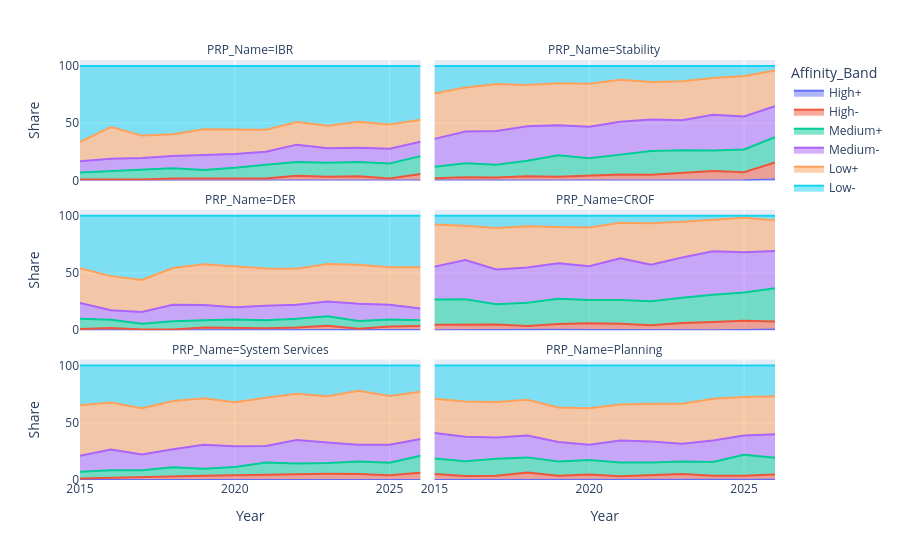

Notebook code cell kept with this figure:
### Markdown cell above
# TPWRS PRP Publications by Year: Six Affinity Bands

### Code cell
from pathlib import Path

import pandas as pd
import plotly.express as px

repo_root = Path.cwd().resolve().parent if Path.cwd().name == "notebooks" else Path.cwd().resolve()
benchmark_root = repo_root / "data" / "results" / "affinity_benchmark"
mapping_path = repo_root / "data" / "processed" / "ra_grouping_ra2025.csv"
band_order = ["Low-", "Low+", "Medium-", "Medium+", "High-", "High+"]
programme_order = ["IBR", "Stability", "DER", "CROF", "System Services", "Planning"]


def load_programme_mapping():
    programme_mapping = pd.read_csv(mapping_path)[["RA2025", "Grouping"]]
    return (
        programme_mapping
        .dropna()
        .drop_duplicates()
        .rename(columns={"RA2025": "RA2025_ID", "Grouping": "PRP_Name"})
    )


def assign_programme_bands(ra_adjudication_df):
    programme_mapping = load_programme_mapping()
    question_scores = ra_adjudication_df.copy()
    question_scores["RA2025_ID"] = pd.to_numeric(question_scores["RA2025_ID"], errors="coerce")
    question_scores["Final_Affinity"] = pd.to_numeric(question_scores["Final_Affinity"], errors="coerce")
    programme_mapping["RA2025_ID"] = pd.to_numeric(programme_mapping["RA2025_ID"], errors="coerce")
    question_scores = question_scores.merge(programme_mapping, on="RA2025_ID", how="left")
    question_scores = question_scores.dropna(
        subset=["Abstract_Index", "PRP_Name", "RA2025_ID", "Final_Affinity"]
    )
    programme_scores = (
        question_scores
        .sort_values(
            ["Abstract_Index", "PRP_Name", "Final_Affinity", "RA2025_ID"],
            ascending=[True, True, False, True],
        )
        .drop_duplicates(["Abstract_Index", "PRP_Name"], keep="first")
        .rename(
            columns={
                "RA2025_ID": "Highest_Question_ID",
                "RA_Question": "Highest_Question_Text",
                "Final_Affinity": "Highest_Question_Affinity",
            }
        )
    )
    programme_scores["Affinity_Band"] = pd.cut(
        programme_scores["Highest_Question_Affinity"],
        bins=[0, 20, 40, 60, 80, 100, 120],
        labels=band_order,
        include_lowest=True,
    )
    return programme_scores


assignments_df = pd.concat(
    [
        assign_programme_bands(pd.read_csv(path)).assign(
            Year=int(path.parent.name.split("_")[1])
        )
        for path in sorted(benchmark_root.glob("tpwrs_*/adjudicated_ra_affinities.csv"))
    ],
    ignore_index=True,
 )

papers_per_year = assignments_df.groupby("Year")["Abstract_Index"].nunique()
coverage_bands = (
    assignments_df
    .groupby(["Year", "PRP_Name", "Affinity_Band"], observed=True)["Abstract_Index"]
    .nunique()
    .rename("Papers")
    .reindex(
        pd.MultiIndex.from_product(
            [papers_per_year.index, programme_order, band_order],
            names=["Year", "PRP_Name", "Affinity_Band"],
        ),
        fill_value=0,
    )
    .reset_index()
    .merge(papers_per_year.rename("Papers_Total"), on="Year")
 )
coverage_bands["Share"] = 100 * coverage_bands["Papers"] / coverage_bands["Papers_Total"]
coverage_bands["Affinity_Band"] = pd.Categorical(
    coverage_bands["Affinity_Band"], categories=band_order, ordered=True
 )


figure = px.area(
    coverage_bands,
    x="Year",
    y="Share",
    color="Affinity_Band",
    facet_col="PRP_Name",
    facet_col_wrap=2,
    category_orders={
        "PRP_Name": programme_order,
        "Affinity_Band": band_order[::-1],
    },
 )
# figure.update_yaxes(range=[0, 80])
figure.show()

### Figure 1 — Plotly figure (JSON) as saved in the notebook; plotly's stock layout.template omitted (floating-point values rounded to 4 significant figures)
{"data": [{"fillpattern": {"shape": ""}, "hovertemplate": "Affinity_Band=High+<br>PRP_Name=IBR<br>Year=%{x}<br>Share=%{y}<extra></extra>", "legendgroup": "High+", "line": {"color": "#636efa"}, "marker": {"symbol": "circle"}, "mode": "lines", "name": "High+", "orientation": "v", "showlegend": true, "stackgroup": "1", "type": "scatter", "x": [2015, 2016, 2017, 2018, 2019, 2020, 2021, 2022, 2023, 2024, 2025, 2026], "xaxis": "x5", "y": [0.0, 0.0, 0.0, 0.0, 0.0, 0.0, 0.0, 0.0, 0.0, 0.0, 0.0, 0.0], "yaxis": "y5"}, {"fillpattern": {"shape": ""}, "hovertemplate": "Affinity_Band=High-<br>PRP_Name=IBR<br>Year=%{x}<br>Share=%{y}<extra></extra>", "legendgroup": "High-", "line": {"color": "#EF553B"}, "marker": {"symbol": "circle"}, "mode": "lines", "name": "High-", "orientation": "v", "showlegend": true, "stackgroup": "1", "type": "scatter", "x": [2015, 2016, 2017, 2018, 2019, 2020, 2021, 2022, 2023, 2024, 2025, 2026], "xaxis": "x5", "y": [0.838, 0.565, 0.8032, 1.707, 1.566, 2.07, 1.61, 3.991, 3.206, 3.654, 1.77, 5.587], "yaxis": "y5"}, {"fillpattern": {"shape": ""}, "hovertemplate": "Affinity_Band=Medium+<br>PRP_Name=IBR<br>Year=%{x}<br>Share=%{y}<extra></extra>", "legendgroup": "Medium+", "line": {"color": "#00cc96"}, "marker": {"symbol": "circle"}, "mode": "lines", "name": "Medium+", "orientation": "v", "showlegend": true, "stackgroup": "1", "type": "scatter", "x": [2015, 2016, 2017, 2018, 2019, 2020, 2021, 2022, 2023, 2024, 2025, 2026], "xaxis": "x5", "y": [6.145, 7.721, 8.434, 8.962, 7.632, 8.903, 12.16, 12.2, 12.22, 12.46, 13.05, 15.64], "yaxis": "y5"}, {"fillpattern": {"shape": ""}, "hovertemplate": "Affinity_Band=Medium-<br>PRP_Name=IBR<br>Year=%{x}<br>Share=%{y}<extra></extra>", "legendgroup": "Medium-", "line": {"color": "#ab63fa"}, "marker": {"symbol": "circle"}, "mode": "lines", "name": "Medium-", "orientation": "v", "showlegend": true, "stackgroup": "1", "type": "scatter", "x": [2015, 2016, 2017, 2018, 2019, 2020, 2021, 2022, 2023, 2024, 2025, 2026], "xaxis": "x5", "y": [9.777, 10.73, 10.44, 10.67, 13.11, 12.01, 11.27, 15.08, 12.63, 12.46, 12.83, 12.57], "yaxis": "y5"}, {"fillpattern": {"shape": ""}, "hovertemplate": "Affinity_Band=Low+<br>PRP_Name=IBR<br>Year=%{x}<br>Share=%{y}<extra></extra>", "legendgroup": "Low+", "line": {"color": "#FFA15A"}, "marker": {"symbol": "circle"}, "mode": "lines", "name": "Low+", "orientation": "v", "showlegend": true, "stackgroup": "1", "type": "scatter", "x": [2015, 2016, 2017, 2018, 2019, 2020, 2021, 2022, 2023, 2024, 2025, 2026], "xaxis": "x5", "y": [17.04, 27.68, 19.48, 18.92, 22.31, 21.53, 19.32, 19.73, 19.84, 22.59, 21.24, 19.27], "yaxis": "y5"}, {"fillpattern": {"shape": ""}, "hovertemplate": "Affinity_Band=Low-<br>PRP_Name=IBR<br>Year=%{x}<br>Share=%{y}<extra></extra>", "legendgroup": "Low-", "line": {"color": "#19d3f3"}, "marker": {"symbol": "circle"}, "mode": "lines", "name": "Low-", "orientation": "v", "showlegend": true, "stackgroup": "1", "type": "scatter", "x": [2015, 2016, 2017, 2018, 2019, 2020, 2021, 2022, 2023, 2024, 2025, 2026], "xaxis": "x5", "y": [66.2, 53.3, 60.84, 59.74, 55.38, 55.49, 55.64, 49.0, 52.1, 48.84, 51.11, 46.93], "yaxis": "y5"}, {"fillpattern": {"shape": ""}, "hovertemplate": "Affinity_Band=High+<br>PRP_Name=Stability<br>Year=%{x}<br>Share=%{y}<extra></extra>", "legendgroup": "High+", "line": {"color": "#636efa"}, "marker": {"symbol": "circle"}, "mode": "lines", "name": "High+", "orientation": "v", "showlegend": false, "stackgroup": "1", "type": "scatter", "x": [2015, 2016, 2017, 2018, 2019, 2020, 2021, 2022, 2023, 2024, 2025, 2026], "xaxis": "x6", "y": [0.0, 0.0, 0.0, 0.0, 0.1957, 0.0, 0.3578, 0.0, 0.2004, 0.1661, 0.2212, 0.838], "yaxis": "y6"}, {"fillpattern": {"shape": ""}, "hovertemplate": "Affinity_Band=High-<br>PRP_Name=Stability<br>Year=%{x}<br>Share=%{y}<extra></extra>", "legendgroup": "High-", "line": {"color": "#EF553B"}, "marker": {"symbol": "circle"}, "mode": "lines", "name": "High-", "orientation": "v", "showlegend": false, "stackgroup": "1", "type": "scatter", "x": [2015, 2016, 2017, 2018, 2019, 2020, 2021, 2022, 2023, 2024, 2025, 2026], "xaxis": "x6", "y": [1.955, 2.825, 2.61, 3.556, 2.935, 4.141, 4.83, 4.878, 6.012, 7.973, 6.858, 14.8], "yaxis": "y6"}, {"fillpattern": {"shape": ""}, "hovertemplate": "Affinity_Band=Medium+<br>PRP_Name=Stability<br>Year=%{x}<br>Share=%{y}<extra></extra>", "legendgroup": "Medium+", "line": {"color": "#00cc96"}, "marker": {"symbol": "circle"}, "mode": "lines", "name": "Medium+", "orientation": "v", "showlegend": false, "stackgroup": "1", "type": "scatter", "x": [2015, 2016, 2017, 2018, 2019, 2020, 2021, 2022, 2023, 2024, 2025, 2026], "xaxis": "x6", "y": [10.06, 12.24, 11.04, 13.66, 18.79, 15.32, 17.35, 20.84, 20.24, 18.11, 19.91, 22.07], "yaxis": "y6"}, {"fillpattern": {"shape": ""}, "hovertemplate": "Affinity_Band=Medium-<br>PRP_Name=Stability<br>Year=%{x}<br>Share=%{y}<extra></extra>", "legendgroup": "Medium-", "line": {"color": "#ab63fa"}, "marker": {"symbol": "circle"}, "mode": "lines", "name": "Medium-", "orientation": "v", "showlegend": false, "stackgroup": "1", "type": "scatter", "x": [2015, 2016, 2017, 2018, 2019, 2020, 2021, 2022, 2023, 2024, 2025, 2026], "xaxis": "x6", "y": [24.3, 27.68, 29.52, 30.16, 26.22, 27.54, 28.8, 27.49, 26.05, 31.23, 28.98, 27.09], "yaxis": "y6"}, {"fillpattern": {"shape": ""}, "hovertemplate": "Affinity_Band=Low+<br>PRP_Name=Stability<br>Year=%{x}<br>Share=%{y}<extra></extra>", "legendgroup": "Low+", "line": {"color": "#FFA15A"}, "marker": {"symbol": "circle"}, "mode": "lines", "name": "Low+", "orientation": "v", "showlegend": false, "stackgroup": "1", "type": "scatter", "x": [2015, 2016, 2017, 2018, 2019, 2020, 2021, 2022, 2023, 2024, 2025, 2026], "xaxis": "x6", "y": [39.66, 38.42, 41.16, 36.13, 36.79, 37.47, 36.67, 32.82, 34.27, 32.06, 35.4, 31.28], "yaxis": "y6"}, {"fillpattern": {"shape": ""}, "hovertemplate": "Affinity_Band=Low-<br>PRP_Name=Stability<br>Year=%{x}<br>Share=%{y}<extra></extra>", "legendgroup": "Low-", "line": {"color": "#19d3f3"}, "marker": {"symbol": "circle"}, "mode": "lines", "name": "Low-", "orientation": "v", "showlegend": false, "stackgroup": "1", "type": "scatter", "x": [2015, 2016, 2017, 2018, 2019, 2020, 2021, 2022, 2023, 2024, 2025, 2026], "xaxis": "x6", "y": [24.02, 18.83, 15.66, 16.5, 15.07, 15.53, 11.99, 13.97, 13.23, 10.47, 8.628, 3.911], "yaxis": "y6"}, {"fillpattern": {"shape": ""}, "hovertemplate": "Affinity_Band=High+<br>PRP_Name=DER<br>Year=%{x}<br>Share=%{y}<extra></extra>", "legendgroup": "High+", "line": {"color": "#636efa"}, "marker": {"symbol": "circle"}, "mode": "lines", "name": "High+", "orientation": "v", "showlegend": false, "stackgroup": "1", "type": "scatter", "x": [2015, 2016, 2017, 2018, 2019, 2020, 2021, 2022, 2023, 2024, 2025, 2026], "xaxis": "x3", "y": [0.0, 0.0, 0.0, 0.0, 0.0, 0.0, 0.1789, 0.0, 0.0, 0.0, 0.2212, 0.2793], "yaxis": "y3"}, {"fillpattern": {"shape": ""}, "hovertemplate": "Affinity_Band=High-<br>PRP_Name=DER<br>Year=%{x}<br>Share=%{y}<extra></extra>", "legendgroup": "High-", "line": {"color": "#EF553B"}, "marker": {"symbol": "circle"}, "mode": "lines", "name": "High-", "orientation": "v", "showlegend": false, "stackgroup": "1", "type": "scatter", "x": [2015, 2016, 2017, 2018, 2019, 2020, 2021, 2022, 2023, 2024, 2025, 2026], "xaxis": "x3", "y": [1.117, 1.883, 0.6024, 0.7112, 2.348, 1.863, 1.61, 2.439, 3.808, 1.163, 3.097, 3.352], "yaxis": "y3"}, {"fillpattern": {"shape": ""}, "hovertemplate": "Affinity_Band=Medium+<br>PRP_Name=DER<br>Year=%{x}<br>Share=%{y}<extra></extra>", "legendgroup": "Medium+", "line": {"color": "#00cc96"}, "marker": {"symbol": "circle"}, "mode": "lines", "name": "Medium+", "orientation": "v", "showlegend": false, "stackgroup": "1", "type": "scatter", "x": [2015, 2016, 2017, 2018, 2019, 2020, 2021, 2022, 2023, 2024, 2025, 2026], "xaxis": "x3", "y": [8.939, 7.345, 5.02, 7.112, 6.458, 7.453, 6.977, 7.539, 8.417, 6.811, 5.973, 5.028], "yaxis": "y3"}, {"fillpattern": {"shape": ""}, "hovertemplate": "Affinity_Band=Medium-<br>PRP_Name=DER<br>Year=%{x}<br>Share=%{y}<extra></extra>", "legendgroup": "Medium-", "line": {"color": "#ab63fa"}, "marker": {"symbol": "circle"}, "mode": "lines", "name": "Medium-", "orientation": "v", "showlegend": false, "stackgroup": "1", "type": "scatter", "x": [2015, 2016, 2017, 2018, 2019, 2020, 2021, 2022, 2023, 2024, 2025, 2026], "xaxis": "x3", "y": [13.69, 8.286, 10.24, 14.51, 13.31, 10.77, 12.7, 12.2, 12.83, 15.12, 13.05, 10.34], "yaxis": "y3"}, {"fillpattern": {"shape": ""}, "hovertemplate": "Affinity_Band=Low+<br>PRP_Name=DER<br>Year=%{x}<br>Share=%{y}<extra></extra>", "legendgroup": "Low+", "line": {"color": "#FFA15A"}, "marker": {"symbol": "circle"}, "mode": "lines", "name": "Low+", "orientation": "v", "showlegend": false, "stackgroup": "1", "type": "scatter", "x": [2015, 2016, 2017, 2018, 2019, 2020, 2021, 2022, 2023, 2024, 2025, 2026], "xaxis": "x3", "y": [30.45, 29.76, 28.11, 32.01, 35.62, 35.61, 32.38, 31.49, 32.87, 34.05, 32.74, 36.03], "yaxis": "y3"}, {"fillpattern": {"shape": ""}, "hovertemplate": "Affinity_Band=Low-<br>PRP_Name=DER<br>Year=%{x}<br>Share=%{y}<extra></extra>", "legendgroup": "Low-", "line": {"color": "#19d3f3"}, "marker": {"symbol": "circle"}, "mode": "lines", "name": "Low-", "orientation": "v", "showlegend": false, "stackgroup": "1", "type": "scatter", "x": [2015, 2016, 2017, 2018, 2019, 2020, 2021, 2022, 2023, 2024, 2025, 2026], "xaxis": "x3", "y": [45.81, 52.73, 56.02, 45.66, 42.27, 44.31, 46.15, 46.34, 42.08, 42.86, 44.91, 44.97], "yaxis": "y3"}, {"fillpattern": {"shape": ""}, "hovertemplate": "Affinity_Band=High+<br>PRP_Name=CROF<br>Year=%{x}<br>Share=%{y}<extra></extra>", "legendgroup": "High+", "line": {"color": "#636efa"}, "marker": {"symbol": "circle"}, "mode": "lines", "name": "High+", "orientation": "v", "showlegend": false, "stackgroup": "1", "type": "scatter", "x": [2015, 2016, 2017, 2018, 2019, 2020, 2021, 2022, 2023, 2024, 2025, 2026], "xaxis": "x4", "y": [0.0, 0.1883, 0.2008, 0.1422, 0.3914, 0.207, 0.0, 0.0, 0.2004, 0.0, 0.2212, 0.5587], "yaxis": "y4"}, {"fillpattern": {"shape": ""}, "hovertemplate": "Affinity_Band=High-<br>PRP_Name=CROF<br>Year=%{x}<br>Share=%{y}<extra></extra>", "legendgroup": "High-", "line": {"color": "#EF553B"}, "marker": {"symbol": "circle"}, "mode": "lines", "name": "High-", "orientation": "v", "showlegend": false, "stackgroup": "1", "type": "scatter", "x": [2015, 2016, 2017, 2018, 2019, 2020, 2021, 2022, 2023, 2024, 2025, 2026], "xaxis": "x4", "y": [4.749, 4.52, 4.819, 3.556, 5.088, 5.797, 5.725, 4.435, 6.012, 7.143, 7.965, 6.983], "yaxis": "y4"}, {"fillpattern": {"shape": ""}, "hovertemplate": "Affinity_Band=Medium+<br>PRP_Name=CROF<br>Year=%{x}<br>Share=%{y}<extra></extra>", "legendgroup": "Medium+", "line": {"color": "#00cc96"}, "marker": {"symbol": "circle"}, "mode": "lines", "name": "Medium+", "orientation": "v", "showlegend": false, "stackgroup": "1", "type": "scatter", "x": [2015, 2016, 2017, 2018, 2019, 2020, 2021, 2022, 2023, 2024, 2025, 2026], "xaxis": "x4", "y": [22.07, 22.41, 17.67, 20.34, 22.11, 20.29, 20.57, 20.84, 22.24, 23.92, 24.78, 29.05], "yaxis": "y4"}, {"fillpattern": {"shape": ""}, "hovertemplate": "Affinity_Band=Medium-<br>PRP_Name=CROF<br>Year=%{x}<br>Share=%{y}<extra></extra>", "legendgroup": "Medium-", "line": {"color": "#ab63fa"}, "marker": {"symbol": "circle"}, "mode": "lines", "name": "Medium-", "orientation": "v", "showlegend": false, "stackgroup": "1", "type": "scatter", "x": [2015, 2016, 2017, 2018, 2019, 2020, 2021, 2022, 2023, 2024, 2025, 2026], "xaxis": "x4", "y": [28.77, 34.27, 30.32, 30.73, 30.92, 29.61, 36.67, 31.93, 35.07, 38.04, 35.18, 32.68], "yaxis": "y4"}, {"fillpattern": {"shape": ""}, "hovertemplate": "Affinity_Band=Low+<br>PRP_Name=CROF<br>Year=%{x}<br>Share=%{y}<extra></extra>", "legendgroup": "Low+", "line": {"color": "#FFA15A"}, "marker": {"symbol": "circle"}, "mode": "lines", "name": "Low+", "orientation": "v", "showlegend": false, "stackgroup": "1", "type": "scatter", "x": [2015, 2016, 2017, 2018, 2019, 2020, 2021, 2022, 2023, 2024, 2025, 2026], "xaxis": "x4", "y": [36.87, 29.94, 36.35, 36.13, 31.7, 33.95, 30.95, 36.36, 31.26, 27.24, 30.09, 26.82], "yaxis": "y4"}, {"fillpattern": {"shape": ""}, "hovertemplate": "Affinity_Band=Low-<br>PRP_Name=CROF<br>Year=%{x}<br>Share=%{y}<extra></extra>", "legendgroup": "Low-", "line": {"color": "#19d3f3"}, "marker": {"symbol": "circle"}, "mode": "lines", "name": "Low-", "orientation": "v", "showlegend": false, "stackgroup": "1", "type": "scatter", "x": [2015, 2016, 2017, 2018, 2019, 2020, 2021, 2022, 2023, 2024, 2025, 2026], "xaxis": "x4", "y": [7.542, 8.663, 10.64, 9.104, 9.785, 10.14, 6.082, 6.43, 5.21, 3.654, 1.77, 3.911], "yaxis": "y4"}, {"fillpattern": {"shape": ""}, "hovertemplate": "Affinity_Band=High+<br>PRP_Name=System Services<br>Year=%{x}<br>Share=%{y}<extra></extra>", "legendgroup": "High+", "line": {"color": "#636efa"}, "marker": {"symbol": "circle"}, "mode": "lines", "name": "High+", "orientation": "v", "showlegend": false, "stackgroup": "1", "type": "scatter", "x": [2015, 2016, 2017, 2018, 2019, 2020, 2021, 2022, 2023, 2024, 2025, 2026], "xaxis": "x", "y": [0.0, 0.0, 0.0, 0.2845, 0.3914, 0.0, 0.1789, 0.4435, 0.0, 0.0, 0.0, 0.0], "yaxis": "y"}, {"fillpattern": {"shape": ""}, "hovertemplate": "Affinity_Band=High-<br>PRP_Name=System Services<br>Year=%{x}<br>Share=%{y}<extra></extra>", "legendgroup": "High-", "line": {"color": "#EF553B"}, "marker": {"symbol": "circle"}, "mode": "lines", "name": "High-", "orientation": "v", "showlegend": false, "stackgroup": "1", "type": "scatter", "x": [2015, 2016, 2017, 2018, 2019, 2020, 2021, 2022, 2023, 2024, 2025, 2026], "xaxis": "x", "y": [1.397, 2.072, 2.61, 3.414, 3.327, 4.141, 4.114, 4.656, 5.411, 5.316, 4.204, 6.425], "yaxis": "y"}, {"fillpattern": {"shape": ""}, "hovertemplate": "Affinity_Band=Medium+<br>PRP_Name=System Services<br>Year=%{x}<br>Share=%{y}<extra></extra>", "legendgroup": "Medium+", "line": {"color": "#00cc96"}, "marker": {"symbol": "circle"}, "mode": "lines", "name": "Medium+", "orientation": "v", "showlegend": false, "stackgroup": "1", "type": "scatter", "x": [2015, 2016, 2017, 2018, 2019, 2020, 2021, 2022, 2023, 2024, 2025, 2026], "xaxis": "x", "y": [5.866, 6.403, 5.823, 7.397, 6.067, 7.246, 10.91, 9.313, 9.419, 10.8, 10.84, 14.8], "yaxis": "y"}, {"fillpattern": {"shape": ""}, "hovertemplate": "Affinity_Band=Medium-<br>PRP_Name=System Services<br>Year=%{x}<br>Share=%{y}<extra></extra>", "legendgroup": "Medium-", "line": {"color": "#ab63fa"}, "marker": {"symbol": "circle"}, "mode": "lines", "name": "Medium-", "orientation": "v", "showlegend": false, "stackgroup": "1", "type": "scatter", "x": [2015, 2016, 2017, 2018, 2019, 2020, 2021, 2022, 2023, 2024, 2025, 2026], "xaxis": "x", "y": [13.97, 18.08, 13.86, 15.79, 20.94, 18.01, 14.49, 20.62, 18.04, 14.78, 15.71, 14.53], "yaxis": "y"}, {"fillpattern": {"shape": ""}, "hovertemplate": "Affinity_Band=Low+<br>PRP_Name=System Services<br>Year=%{x}<br>Share=%{y}<extra></extra>", "legendgroup": "Low+", "line": {"color": "#FFA15A"}, "marker": {"symbol": "circle"}, "mode": "lines", "name": "Low+", "orientation": "v", "showlegend": false, "stackgroup": "1", "type": "scatter", "x": [2015, 2016, 2017, 2018, 2019, 2020, 2021, 2022, 2023, 2024, 2025, 2026], "xaxis": "x", "y": [44.13, 41.24, 40.36, 42.25, 40.7, 38.51, 42.22, 40.35, 40.28, 47.18, 42.7, 41.34], "yaxis": "y"}, {"fillpattern": {"shape": ""}, "hovertemplate": "Affinity_Band=Low-<br>PRP_Name=System Services<br>Year=%{x}<br>Share=%{y}<extra></extra>", "legendgroup": "Low-", "line": {"color": "#19d3f3"}, "marker": {"symbol": "circle"}, "mode": "lines", "name": "Low-", "orientation": "v", "showlegend": false, "stackgroup": "1", "type": "scatter", "x": [2015, 2016, 2017, 2018, 2019, 2020, 2021, 2022, 2023, 2024, 2025, 2026], "xaxis": "x", "y": [34.64, 32.2, 37.35, 30.87, 28.57, 32.09, 28.09, 24.61, 26.85, 21.93, 26.55, 22.91], "yaxis": "y"}, {"fillpattern": {"shape": ""}, "hovertemplate": "Affinity_Band=High+<br>PRP_Name=Planning<br>Year=%{x}<br>Share=%{y}<extra></extra>", "legendgroup": "High+", "line": {"color": "#636efa"}, "marker": {"symbol": "circle"}, "mode": "lines", "name": "High+", "orientation": "v", "showlegend": false, "stackgroup": "1", "type": "scatter", "x": [2015, 2016, 2017, 2018, 2019, 2020, 2021, 2022, 2023, 2024, 2025, 2026], "xaxis": "x2", "y": [0.0, 0.0, 0.0, 0.0, 0.0, 0.0, 0.0, 0.0, 0.0, 0.0, 0.0, 0.2793], "yaxis": "y2"}, {"fillpattern": {"shape": ""}, "hovertemplate": "Affinity_Band=High-<br>PRP_Name=Planning<br>Year=%{x}<br>Share=%{y}<extra></extra>", "legendgroup": "High-", "line": {"color": "#EF553B"}, "marker": {"symbol": "circle"}, "mode": "lines", "name": "High-", "orientation": "v", "showlegend": false, "stackgroup": "1", "type": "scatter", "x": [2015, 2016, 2017, 2018, 2019, 2020, 2021, 2022, 2023, 2024, 2025, 2026], "xaxis": "x2", "y": [5.307, 3.578, 3.815, 6.543, 3.718, 4.762, 3.22, 4.435, 5.21, 3.654, 3.761, 4.469], "yaxis": "y2"}, {"fillpattern": {"shape": ""}, "hovertemplate": "Affinity_Band=Medium+<br>PRP_Name=Planning<br>Year=%{x}<br>Share=%{y}<extra></extra>", "legendgroup": "Medium+", "line": {"color": "#00cc96"}, "marker": {"symbol": "circle"}, "mode": "lines", "name": "Medium+", "orientation": "v", "showlegend": false, "stackgroup": "1", "type": "scatter", "x": [2015, 2016, 2017, 2018, 2019, 2020, 2021, 2022, 2023, 2024, 2025, 2026], "xaxis": "x2", "y": [13.41, 12.81, 14.86, 13.23, 12.52, 12.63, 12.16, 10.86, 11.02, 12.13, 18.36, 14.8], "yaxis": "y2"}, {"fillpattern": {"shape": ""}, "hovertemplate": "Affinity_Band=Medium-<br>PRP_Name=Planning<br>Year=%{x}<br>Share=%{y}<extra></extra>", "legendgroup": "Medium-", "line": {"color": "#ab63fa"}, "marker": {"symbol": "circle"}, "mode": "lines", "name": "Medium-", "orientation": "v", "showlegend": false, "stackgroup": "1", "type": "scatter", "x": [2015, 2016, 2017, 2018, 2019, 2020, 2021, 2022, 2023, 2024, 2025, 2026], "xaxis": "x2", "y": [22.35, 21.47, 18.47, 19.2, 17.03, 13.46, 19.14, 18.4, 15.43, 18.77, 16.81, 20.39], "yaxis": "y2"}, {"fillpattern": {"shape": ""}, "hovertemplate": "Affinity_Band=Low+<br>PRP_Name=Planning<br>Year=%{x}<br>Share=%{y}<extra></extra>", "legendgroup": "Low+", "line": {"color": "#FFA15A"}, "marker": {"symbol": "circle"}, "mode": "lines", "name": "Low+", "orientation": "v", "showlegend": false, "stackgroup": "1", "type": "scatter", "x": [2015, 2016, 2017, 2018, 2019, 2020, 2021, 2022, 2023, 2024, 2025, 2026], "xaxis": "x2", "y": [29.89, 30.89, 31.12, 31.15, 30.14, 31.88, 31.48, 33.04, 35.07, 36.54, 33.63, 33.24], "yaxis": "y2"}, {"fillpattern": {"shape": ""}, "hovertemplate": "Affinity_Band=Low-<br>PRP_Name=Planning<br>Year=%{x}<br>Share=%{y}<extra></extra>", "legendgroup": "Low-", "line": {"color": "#19d3f3"}, "marker": {"symbol": "circle"}, "mode": "lines", "name": "Low-", "orientation": "v", "showlegend": false, "stackgroup": "1", "type": "scatter", "x": [2015, 2016, 2017, 2018, 2019, 2020, 2021, 2022, 2023, 2024, 2025, 2026], "xaxis": "x2", "y": [29.05, 31.26, 31.73, 29.87, 36.59, 37.27, 33.99, 33.26, 33.27, 28.9, 27.43, 26.82], "yaxis": "y2"}], "layout": {"annotations": [{"font": {}, "showarrow": false, "text": "PRP_Name=System Services", "x": 0.245, "xanchor": "center", "xref": "paper", "y": 0.2867, "yanchor": "bottom", "yref": "paper"}, {"font": {}, "showarrow": false, "text": "PRP_Name=Planning", "x": 0.755, "xanchor": "center", "xref": "paper", "y": 0.2867, "yanchor": "bottom", "yref": "paper"}, {"font": {}, "showarrow": false, "text": "PRP_Name=DER", "x": 0.245, "xanchor": "center", "xref": "paper", "y": 0.6433, "yanchor": "bottom", "yref": "paper"}, {"font": {}, "showarrow": false, "text": "PRP_Name=CROF", "x": 0.755, "xanchor": "center", "xref": "paper", "y": 0.6433, "yanchor": "bottom", "yref": "paper"}, {"font": {}, "showarrow": false, "text": "PRP_Name=IBR", "x": 0.245, "xanchor": "center", "xref": "paper", "y": 1.0, "yanchor": "bottom", "yref": "paper"}, {"font": {}, "showarrow": false, "text": "PRP_Name=Stability", "x": 0.755, "xanchor": "center", "xref": "paper", "y": 1.0, "yanchor": "bottom", "yref": "paper"}], "legend": {"title": {"text": "Affinity_Band"}, "tracegroupgap": 0}, "margin": {"t": 60}, "xaxis": {"anchor": "y", "domain": [0, 0.49], "title": {"text": "Year"}}, "xaxis2": {"anchor": "y2", "domain": [0.51, 1], "matches": "x", "title": {"text": "Year"}}, "xaxis3": {"anchor": "y3", "domain": [0, 0.49], "matches": "x", "showticklabels": false}, "xaxis4": {"anchor": "y4", "domain": [0.51, 1], "matches": "x", "showticklabels": false}, "xaxis5": {"anchor": "y5", "domain": [0, 0.49], "matches": "x", "showticklabels": false}, "xaxis6": {"anchor": "y6", "domain": [0.51, 1], "matches": "x", "showticklabels": false}, "yaxis": {"anchor": "x", "domain": [0, 0.2867], "title": {"text": "Share"}}, "yaxis2": {"anchor": "x2", "domain": [0, 0.2867], "matches": "y", "showticklabels": false}, "yaxis3": {"anchor": "x3", "domain": [0.3567, 0.6433], "matches": "y", "title": {"text": "Share"}}, "yaxis4": {"anchor": "x4", "domain": [0.3567, 0.6433], "matches": "y", "showticklabels": false}, "yaxis5": {"anchor": "x5", "domain": [0.7133, 1.0], "matches": "y", "title": {"text": "Share"}}, "yaxis6": {"anchor": "x6", "domain": [0.7133, 1.0], "matches": "y", "showticklabels": false}}}
